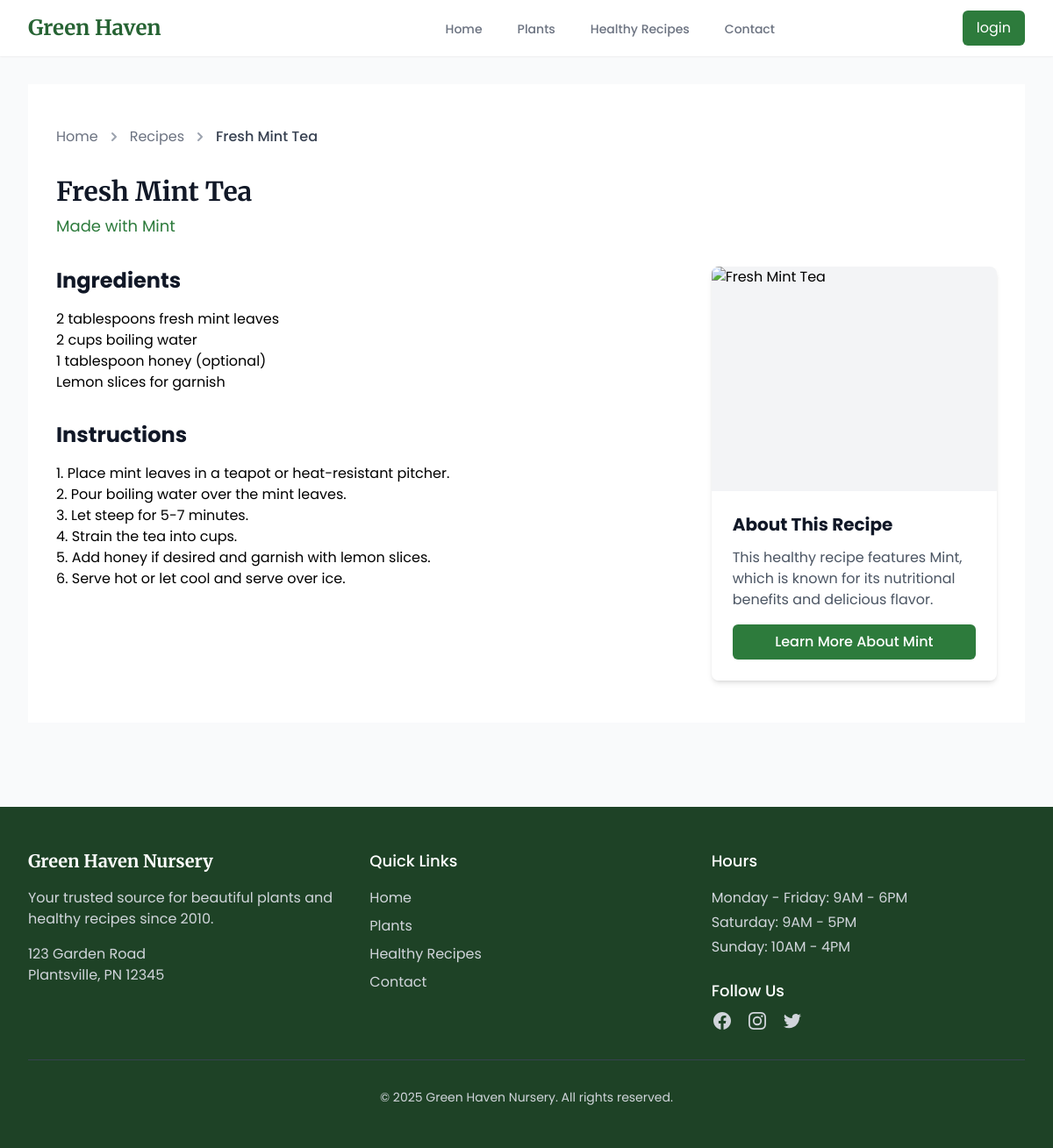
Page /recipe.php?id=3 on the committed database.
### tables this page shows
CREATE TABLE IF NOT EXISTS recipes (
    id INT AUTO_INCREMENT PRIMARY KEY,
    plant_id INT NOT NULL,
    title VARCHAR(255) NOT NULL,
    ingredients TEXT NOT NULL,
    instructions TEXT NOT NULL,
    image VARCHAR(255) DEFAULT NULL,
    FOREIGN KEY (plant_id) REFERENCES plants(id)
);

CREATE TABLE IF NOT EXISTS plants (
    id INT AUTO_INCREMENT PRIMARY KEY,
    name VARCHAR(255) NOT NULL,
    scientific_name VARCHAR(255) NOT NULL,
    description TEXT NOT NULL,
    image VARCHAR(255) DEFAULT NULL
);

### includes/functions.php (called while the page is built, shortened)
<?php
function getRecipeById($id) {
    $pdo = connectDB();
    $stmt = $pdo->prepare("
        SELECT r.*, p.name as plant_name, p.id as plant_id
        FROM recipes r
        JOIN plants p ON r.plant_id = p.id
        WHERE r.id = :id
    ");
    $stmt->bindParam(':id', $id, PDO::PARAM_INT);
    $stmt->execute();
    return $stmt->fetch(PDO::FETCH_ASSOC);
}

### recipe.php (the view, shortened to what this page needs)
<?php
require_once 'includes/functions.php';
$recipeId = isset($_GET['id']) ? (int)$_GET['id'] : 0;
$recipe = getRecipeById($recipeId);
include 'includes/header.php';
?>
<section class="bg-white">
    <div class="max-w-7xl mx-auto px-4 sm:px-6 lg:px-8 py-12">
        <nav class="flex mb-8" aria-label="Breadcrumb">
            <ol class="flex items-center space-x-2">
                <li>
                    <a href="index.php" class="text-gray-500 hover:text-gray-700">Home</a>
                </li>
                <li class="flex items-center">
                    <svg class="h-5 w-5 text-gray-400" fill="currentColor" viewBox="0 0 20 20">
                        <path fill-rule="evenodd" d="M7.293 14.707a1 1 0 010-1.414L10.586 10 7.293 6.707a1 1 0 011.414-1.414l4 4a1 1 0 010 1.414l-4 4a1 1 0 01-1.414 0z" clip-rule="evenodd"></path>
                    </svg>
                    <a href="recipes.php" class="ml-2 text-gray-500 hover:text-gray-700">Recipes</a>
                </li>
                <li class="flex items-center">
                    <svg class="h-5 w-5 text-gray-400" fill="currentColor" viewBox="0 0 20 20">
                        <path fill-rule="evenodd" d="M7.293 14.707a1 1 0 010-1.414L10.586 10 7.293 6.707a1 1 0 011.414-1.414l4 4a1 1 0 010 1.414l-4 4a1 1 0 01-1.414 0z" clip-rule="evenodd"></path>
                    </svg>
                    <span class="ml-2 text-gray-700 font-medium"><?= htmlspecialchars($recipe['title']) ?></span>
                </li>
            </ol>
        </nav>
        <div class="mb-8">
            <h1 class="text-3xl font-serif font-bold text-gray-900 mb-2"><?= htmlspecialchars($recipe['title']) ?></h1>
            <p class="text-lg text-primary-600">
                Made with
                <a href="plant.php?id=<?= $recipe['plant_id'] ?>" class="hover:underline">
                    <?= htmlspecialchars($recipe['plant_name']) ?>
                </a>
            </p>
        </div>
        <div class="lg:grid lg:grid-cols-3 lg:gap-12">
            <div class="lg:col-span-2 order-2 lg:order-1">
                <div class="bg-white rounded-lg overflow-hidden">
                    <div class="mb-8">
                        <h2 class="text-2xl font-bold text-gray-900 mb-4">Ingredients</h2>
                        <div class="prose prose-lg max-w-none">
                            <?= nl2br(htmlspecialchars($recipe['ingredients'])) ?>
                        </div>
                    </div>
                    <div>
                        <h2 class="text-2xl font-bold text-gray-900 mb-4">Instructions</h2>
                        <div class="prose prose-lg max-w-none">
                            <?= nl2br(htmlspecialchars($recipe['instructions'])) ?>
                        </div>
                    </div>
                </div>
            </div>
            <div class="mb-8 lg:mb-0 order-1 lg:order-2">
                <div class="bg-gray-100 rounded-lg overflow-hidden shadow-md sticky top-8">
                    <img src="<?= !empty($recipe['image']) ? '/assets/images/recipes/' . $recipe['image'] : 'https://images.pexels.com/photos/1640774/pexels-photo-1640774.jpeg' ?>"
                         alt="<?= htmlspecialchars($recipe['title']) ?>"
                         class="w-full h-64 object-cover">
                    <div class="p-6 bg-white">
                        <h3 class="text-xl font-bold text-gray-900 mb-3">About This Recipe</h3>
                        <p class="text-gray-600 mb-4">This healthy recipe features <?= htmlspecialchars($recipe['plant_name']) ?>, which is known for its nutritional benefits and delicious flavor.</p>
                        <a href="plant.php?id=<?= $recipe['plant_id'] ?>" class="inline-block w-full bg-primary-600 hover:bg-primary-700 text-white text-center font-medium py-2 px-4 rounded-md shadow-sm transition-colors">
                            Learn More About <?= htmlspecialchars($recipe['plant_name']) ?>
                        </a>
                    </div>
                </div>
            </div>
        </div>
    </div>
</section>
<?php include 'includes/footer.php'; ?>

### assets/css/style.css (style rules this page uses)
html { scroll-behavior: smooth; }

### rows in the picture
recipes: title "Fresh Mint Tea", plant.name "Mint", ingredients "2 tablespoons fresh mint leaves 2 cups boiling water 1 tablespoon honey (optional) Lemon slices for garnish", instructions "1. Place mint leaves in a teapot or heat-resistant pitcher. 2. Pour boiling water over the mint leaves. 3. Let steep for 5-7 minutes. 4. Strain the tea into cups. 5. Add honey if desired and garnish with lemon slices. 6. Serve hot or let cool and serve over ice."
